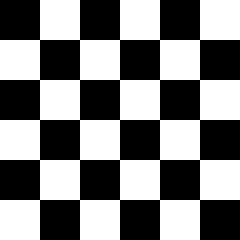
#> input picture chessboard.jpg, 240 x 240 px
$ jupyter execute 'corner detection.ipynb'   (shell and % lines are left out)
#> lines starting #> are read from the running program, lines starting #| are printed output that depends on the picture; after the words box and inside, x2 and y2 are one past the last pixel; in counts of white or black regions, pixels touching at a corner belong together
[cell 1]
import cv2
import numpy as np
from matplotlib import pyplot as plt


filename = 'chessboard.jpg'
img = cv2.imread(filename)
#> img is the input picture: shape (240, 240, 3); 50% white; 1 white region, box (x1, y1, x2, y2) and area: (0, 0, 240, 240) 28800
gray = cv2.cvtColor(img,cv2.COLOR_BGR2GRAY)

[cell 2]
# Threshold for an optimal value, it may vary depending on the image.
plt.imshow(img)

[cell 3]
gray = np.float32(gray)
dst = cv2.cornerHarris(gray,2,3,0.04)
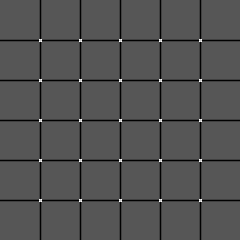
#> dst: shape (240, 240) float32; min -169130016, max 330332096, mean -8831794; drawn with min black and max white

[cell 4]
#result is dilated for marking the corners, not important
dst = cv2.dilate(dst,None)
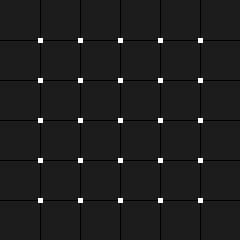
#> dst: shape (240, 240) float32; min -42282504, max 330332096, mean 2006079.6; drawn with min black and max white


img[dst>0.01*dst.max()]=[178,255,0]
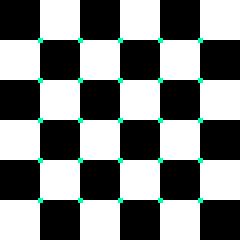
#> img: shape (240, 240, 3); 1.09% of pixels changed, all inside (x1, y1, x2, y2) = (38, 38, 203, 203)

[cell 5]
plt.imshow(img)

[cell 6]
dst.shape
#> Out = (240, 240)

[cell 7]
img.shape
#> Out = (240, 240, 3)
